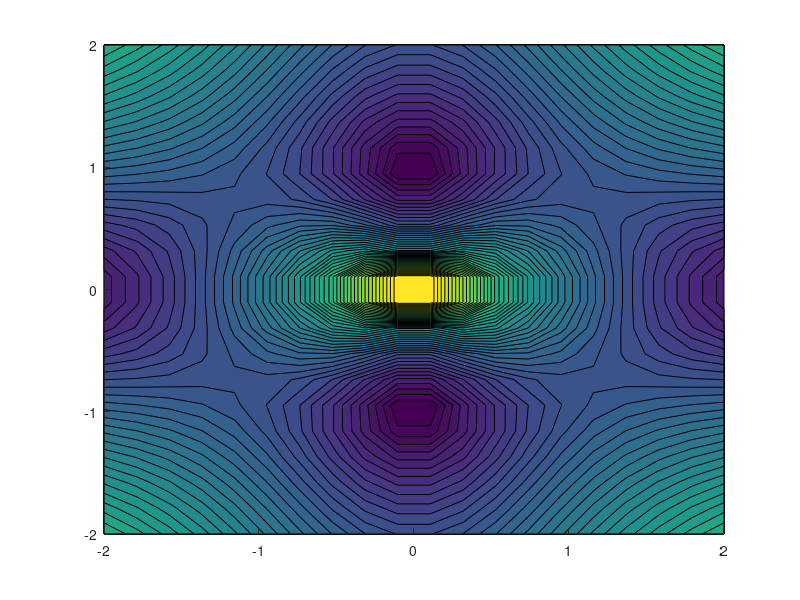

Recreate this plot in MATLAB. (Note: this script raises an error after producing the figure.)
% clear; clc; close all;

% Description: Plots the velocity profiles for the fundamental solution of
% stoke's flow

nu = 1;

U = @(x) 1/4/pi/nu * [log(1/norm(x)) + x(1)*x(1)/norm(x)^2, x(1)*x(2)/norm(x);
                       x(2)*x(1)/norm(x), log(1/norm(x)) + x(2)*x(2)/norm(x)^2];
                   
                   
        
N = 20;
X = linspace(-2,2,N);
Y = linspace(-2,2,N);

[x,y] = meshgrid(X,Y);
ux = zeros(size(x));
uy = zeros(size(y));

for j = 1:N
    for i = 1:N
        temp = U([x(i,j),y(i,j)]);
%         ux(i,j) = 2*temp(1,1)+2*temp(1,2);
%         uy(i,j) = 2*temp(2,1)+2*temp(2,2);
        ux(i,j) = temp(1,1);
        uy(i,j) = temp(2,1);
    end
end

u = sqrt(ux.^2+uy.^2);

% figure(2)
% contourf(x,y,ux,50,'edgecolor','none')
% colormap(jet)

figure(1)
contourf(x,y,u,50,'edgecolor','none')
colormap(jet)

clear;

xu = load('u_x_mesh.txt');
yu = load('u_y_mesh.txt');
xv = load('v_x_mesh.txt');
yv = load('v_y_mesh.txt');
xp = load('p_x_mesh.txt');
yp = load('p_y_mesh.txt');

uFile = dir(strcat('u_0','*'));
vFile = dir(strcat('v_0','*'));
pFile = dir(strcat('ib_','*'));

nFiles = length(uFile);
u = load(uFile(nFiles).name);
v = load(vFile(nFiles).name);


% Obtain values of u and v at the their cell centers
u = u'; xu = xu'; yu = yu'; xv = xv'; yv = yv';
N = 100;
u = u(1:N,2:N+1);
xu = xu(1:N,2:N+1);
yu = yu(1:N,2:N+1);
min(xu,[],'all')
max(xu,[],'all')
min(yu,[],'all')
max(yu,[],'all')


v = v(2:N+1,1:N);
xv = xv(2:N+1,1:N);
yv = yv(2:N+1,1:N);

min(xv,[],'all')
max(yv,[],'all')



% % Extract u and v for p cells
% % N = 100;
% % u = u(1:N,2:N+1);
% % v = v(2:N+1,1:N);
% % xu = xu(1:N,2:N+1);
% % xv = xv(2:N+1,1:N);
% 
% % Generate the points where you want the values of u and v velocity
% uq = interp2(xu,yu,u,xp,yp);
% vq = interp2(xv,yv,v,xp,yp);
% 
% umag = sqrt(uq.^2+vq.^2);
% 
% p = load(pFile(nFiles).name);
% 
% 
% figure(2)
% hold on
% contourf(xp,yp,umag,50,'edgecolor','none')
% plot(p(:,1),p(:,2),'w-o','Markersize',5)
% title(uFile(nFiles).name)

